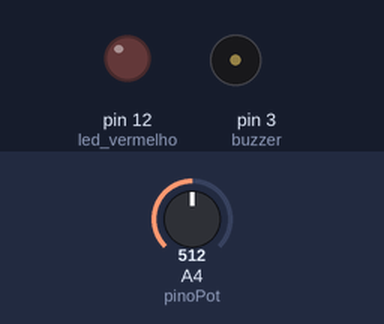
A sketch run on a simulated Arduino Uno, built with avr-gcc and run on an emulated ATmega328P. On the bench: output pins drawn as LEDs (lit = HIGH), buzzer (waves = sounding). Dashed ring = blinking. The test bench sets the inputs (shaded band); at power-on: A4 (pinoPot) = 512. What the sketch prints to the serial monitor is not drawn.

Above: at 1.2 s.
1.3 s: A4 (pinoPot) set to 122
At 4.2 s:
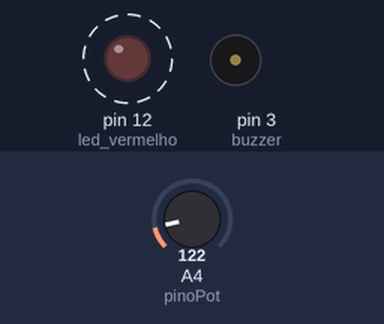
4.3 s: A4 (pinoPot) set to 511
At 5.7 s:
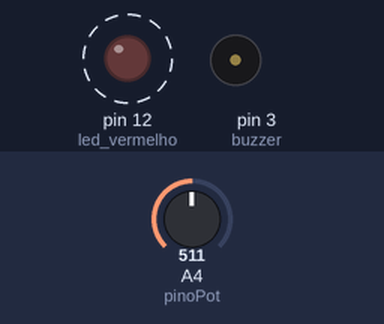
Timing chart, 0 to 12.5 s (numbered marks = the images above; inputs shaded):
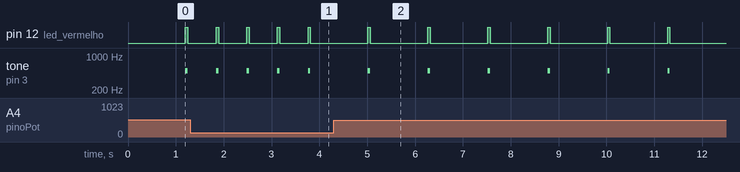

Measured:
- after the input at 1.3 s, pin 12 (led_vermelho): alternates HIGH for 0.05 s and LOW for 0.59 s, starting after 0.54 s; tone on pin 3 (buzzer): alternates 500 Hz for 0.05 s and silent for 0.59 s, starting after 0.54 s
- after the input at 4.3 s, pin 12 (led_vermelho): alternates HIGH for 0.05 s and LOW for 1.2 s, starting after 0.72 s; tone on pin 3 (buzzer): alternates 500 Hz for 0.05 s and silent for 1.2 s, starting after 0.72 s

The sketch:

ex3.ino
```cpp
int led_vermelho = 12;
int pinoPot = A4;
int valor, valor2;
int buzzer = 3;

unsigned long int tempo_atual = 0, tempo_anterior = 0;


void setup() {
  Serial.begin(9600);
  pinMode(led_vermelho, OUTPUT);
  pinMode(buzzer, OUTPUT);
}

void loop() {
  valor = analogRead(pinoPot);
  valor2 = map(valor, 0, 1023, 400, 2000);
  Serial.println(led_vermelho);

  //if (valor > 400) {
  if (millis() - tempo_anterior >= valor2) {
    digitalWrite(led_vermelho, 1);
    //digitalWrite(buzzer, HIGH);
    tone(buzzer, 500, 50);
    delay(50);
    digitalWrite(led_vermelho, 0);
    digitalWrite(buzzer, LOW);


    tempo_anterior = millis();
  }
}
```
